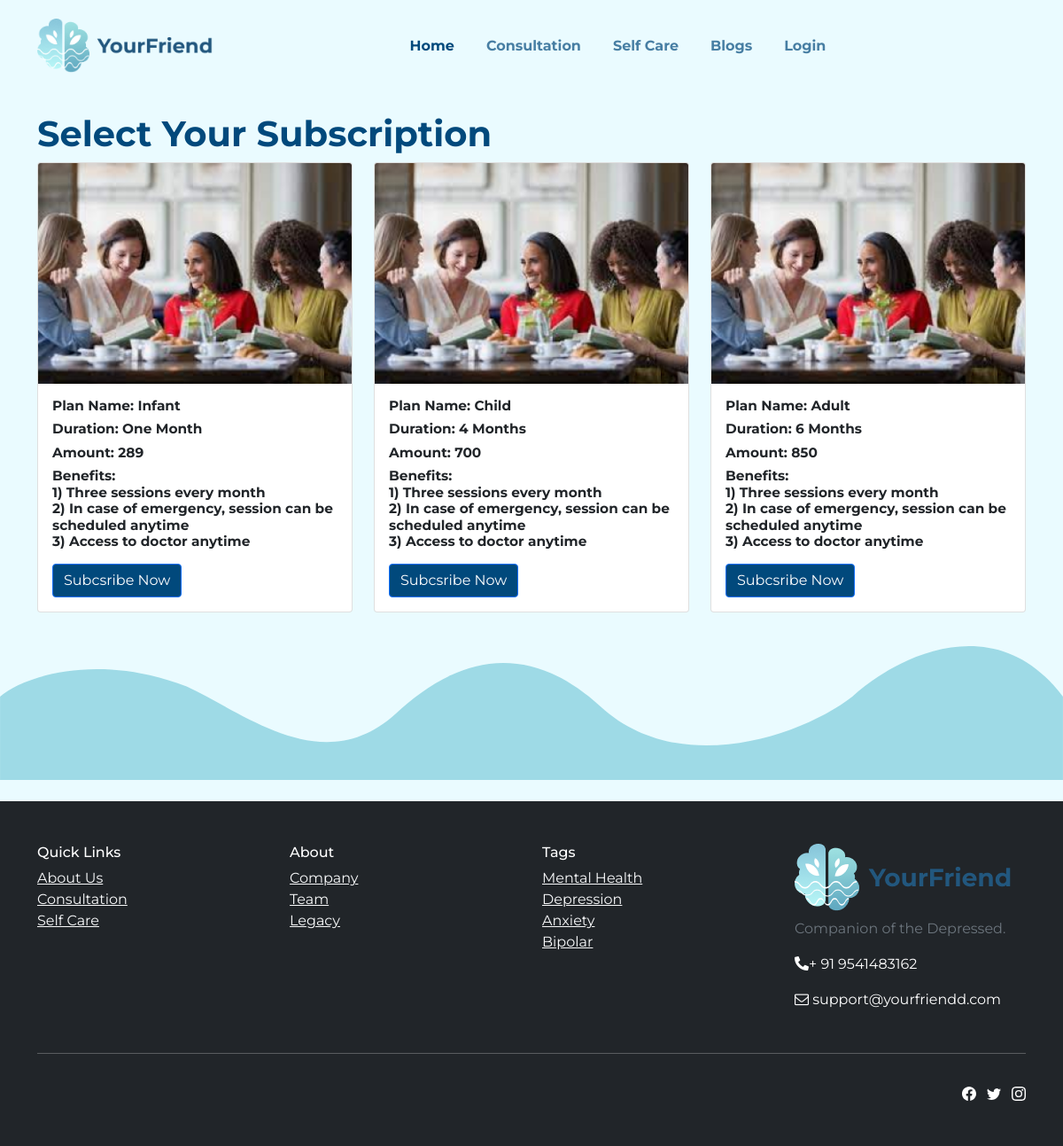
The app's page /auth/selectsubscription/, older data.
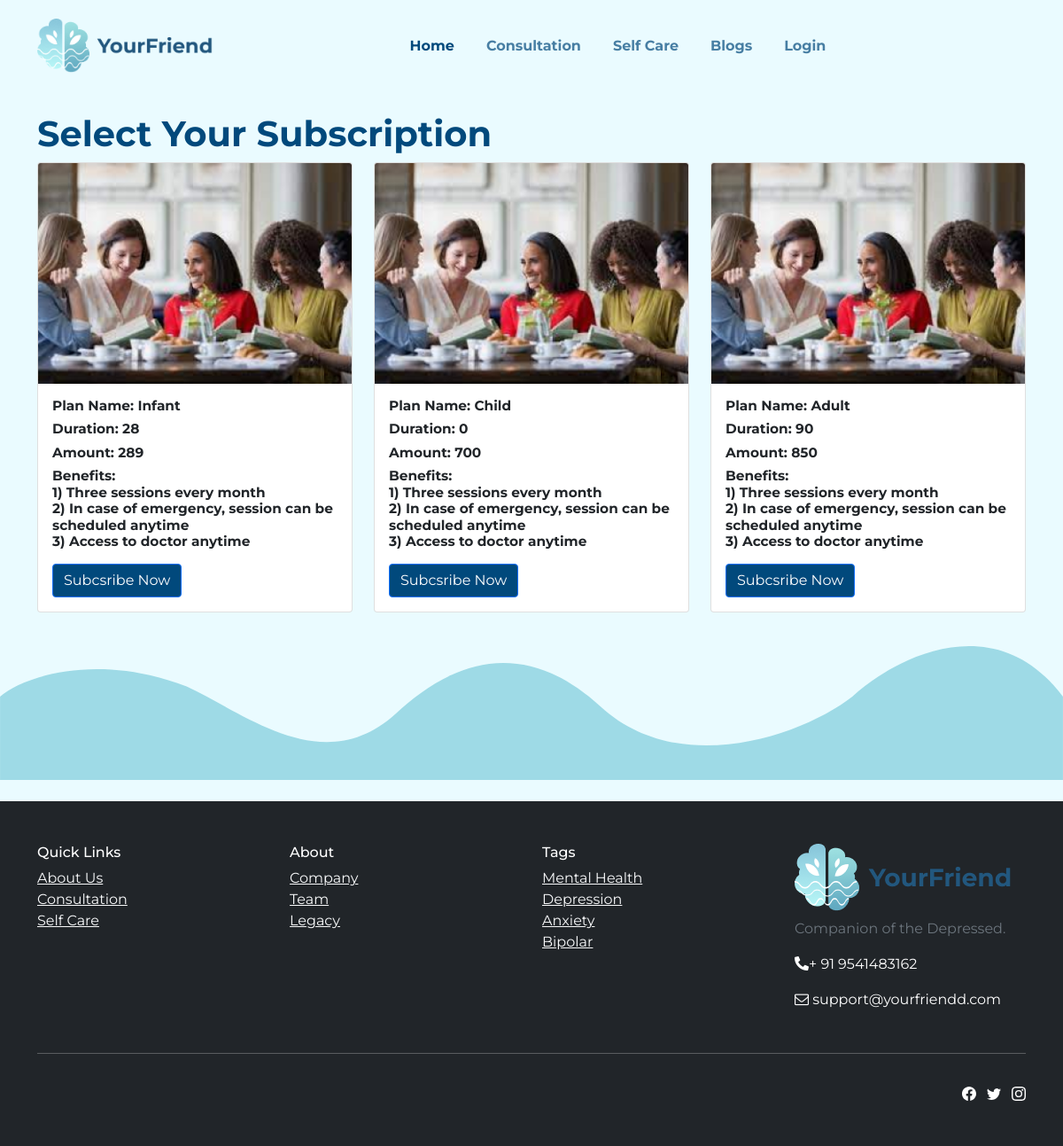
The same page, newer data.
### accounts/models.py (models this page shows, shortened)
class Subscription_Packs(models.Model):
    id = models.AutoField(primary_key=True)
    name = models.CharField(max_length = 200)
    period = models.PositiveIntegerField()
    amount = models.PositiveIntegerField()
    benefits = models.TextField()
    photo = models.ImageField(upload_to = 'media', default = 'one.jpg')
    class Meta:
        verbose_name_plural = "Subscription Packs"

### accounts/views.py (the view)
# urls.py: path('selectsubscription/', views.selectsubscription, name= "selectsubscription"),
def selectsubscription(request):
    subscription = Subscription_Packs.objects.all()
    context = {'subscription': subscription}
    return render(request, 'subscription.html', context)

### templates/subscription.html (shortened to what this page needs)
{% extends 'base.html' %}
{% block body %}
<br>
<section id="blog">
    <div class="container">
        <div class="row">
            <div class="col-md-12">
                <h1 style="color: #01497c;font-weight: bold;">Select Your Subscription </h1>
            </div>
        </div>
    </div>
    <div class="container">
        <div class="row">
            {% for p in subscription%}
            <div class="col-md-4">
                <div class="card"><img class="img-fluid card-img-top w-100 d-block" src="/static/assets/img/download%201.png">
                    <div class="card-body">
                        <h4 class="card-title" style="font-size: 15.376px;font-weight: bold;">Plan Name: {{p.name}}<br></h4>
                        <h4 class="card-title" style="font-size: 15.376px;font-weight: bold;">Duration: {{p.period}}<br></h4>
                        <h4 class="card-title" style="font-size: 15.376px;font-weight: bold;">Amount: {{p.amount}}<br></h4>
                        <h4 class="card-title" style="font-size: 15.376px;font-weight: bold;">Benefits: {{p.benefits | linebreaks}}</h4>
                       <a href = "/auth/selectsubscription/{{p.name}}"> <button class="btn btn-primary" type="button" style="background: #01497c;">Subcsribe Now</button></a>
                    </div>
                </div>
            </div>
            {% endfor %}
        </div>
    </div>
</section>
<section><img class="img-fluid" src="/static/assets/img/Vector%2025%20(1).svg"></section>
<br>
{% endblock body %}

### templates/base.html (shortened to what this page needs)
<!DOCTYPE html>
<html lang="en">
<head>
    <link rel="stylesheet" href="/static/assets/bootstrap/css/bootstrap.min.css">
    <link rel="stylesheet" href="/static/assets/fonts/fontawesome-all.min.css">
    <link rel="stylesheet" href="/static/assets/fonts/font-awesome.min.css">
    <link rel="stylesheet" href="/static/assets/fonts/fontawesome5-overrides.min.css">
    <link rel="stylesheet" href="/static/assets/css/Banner-Heading-Image.css">
    <link rel="stylesheet" href="https://cdnjs.cloudflare.com/ajax/libs/animate.css/3.5.2/animate.min.css">
    <link rel="stylesheet" href="https://cdnjs.cloudflare.com/ajax/libs/Swiper/6.4.8/swiper-bundle.min.css">
    <link rel="stylesheet" href="/static/assets/css/Navbar-Centered-Links.css">
    <link rel="stylesheet" href="/static/assets/css/Simple-Slider.css">
    <link rel="stylesheet" href="/static/assets/css/styles.css">
</head>
<body style="background: #eafbff;font-family: Montserrat, sans-serif;">
    <nav class="navbar navbar-light navbar-expand-md py-3">
        <div class="container"><a class="navbar-brand d-flex align-items-center" href="/"><span><img src="/static/assets/img/Group%207258.png" style="width: 199px;"></span></a>
            <div class="collapse navbar-collapse" id="navcol-3">
                <ul class="navbar-nav mx-auto">
                    <li class="nav-item"><a class="nav-link active" href="/" style="font-weight: bold;margin-right: 20px;color: rgb(1,73,124);">Home</a></li>
                    <li class="nav-item" style="font-weight: bold;"><a class="nav-link" href="/auth/doctors" style="font-weight: bold;margin-right: 20PX;color: rgb(1,73,124,0.7);">Consultation</a></li>
                    <li class="nav-item" style="font-weight: bold;"><a class="nav-link" href="#new" style="font-weight: bold;margin-right: 20px;color: rgb(1,73,124,0.7);">Self Care</a></li>
                    <li class="nav-item" style="font-weight: bold;"><a class="nav-link" href="#blog" style="font-weight: bold;margin-right: 20px;color: rgba(1,73,124,0.7);">Blogs</a></li>
                    {% if request.user.is_authenticated %} {% if request.user.is_consultant %}
                    <li class="nav-item" style="font-weight: bold;"><a class="nav-link" href="/auth/doctordashboard" style="font-weight: bold;margin-right: 20px;color: rgba(1,73,124,0.7);">Dashboard</a></li>
                    {% else %}
                    <li class="nav-item" style="font-weight: bold;"><a class="nav-link" href="/auth/myappointments" style="font-weight: bold;margin-right: 20px;color: rgb(1,73,124,0.7);">My Appointments</a></li>
                    {% endif %}
                    <li class="nav-item" style="font-weight: bold;"><a class="nav-link" href="/auth/logout" style="font-weight: bold;margin-right: 20px;color: rgba(1,73,124,0.7);">Logout</a></li>
                    {% else %}
                    <li class="nav-item" style="font-weight: bold;"><a class="nav-link" href="/auth/login" style="font-weight: bold;margin-right: 20px;color: rgba(1,73,124,0.7);">Login</a></li>
                    {% endif %}
                </ul>
            </div>
        </div>
    </nav>
    {% block body %}{% endblock body %}
    <footer class="text-white bg-dark">
        <div class="container py-4 py-lg-5">
            <div class="row justify-content-center">
                <div class="col-lg-3 text-center text-lg-start d-flex flex-column align-items-center order-first align-items-lg-start order-lg-last item social">
                    <div class="fw-bold d-flex align-items-center mb-2"><span><img class="img-fluid" src="/static/assets/img/Group%207258.png"></span></div>
                    <p class="text-muted copyright">Companion of the Depressed.</p>
                    <p><i class="fas fa-phone-alt"></i>+ 91 9541483162</p>
                    <p><i class="fa fa-envelope-o"></i>&nbsp;support@yourfriendd.com</p>
                </div>
                <div class="col-sm-4 col-md-3 text-center text-lg-start d-flex flex-column item">
                    <h3 class="fs-6 text-white">Quick Links</h3>
                    <ul class="list-unstyled">
                        <li><a class="text-light" href="#">About Us</a></li>
                        <li><a class="link-light" href="#">Consultation</a></li>
                        <li><a class="link-light" href="#">Self Care</a></li>
                    </ul>
                </div>
                <div class="col-sm-4 col-md-3 text-center text-lg-start d-flex flex-column item">
                    <h3 class="fs-6 text-white">About</h3>
                    <ul class="list-unstyled">
                        <li><a class="link-light" href="#">Company</a></li>
                        <li><a class="link-light" href="#">Team</a></li>
                        <li><a class="link-light" href="#">Legacy</a></li>
                    </ul>
                </div>
                <div class="col-sm-4 col-md-3 text-center text-lg-start d-flex flex-column item">
                    <h3 class="fs-6 text-white">Tags</h3>
                    <ul class="list-unstyled">
                        <li><a class="link-light" href="#">Mental Health</a></li>
                        <li><a class="link-light" href="#">Depression</a></li>
                        <li><a class="link-light" href="#">Anxiety</a></li>
                        <li><a class="link-light" href="#">Bipolar</a></li>
                    </ul>
                </div>
            </div>
            <hr>
            <div class="d-flex justify-content-between align-items-center pt-3">
                <ul class="list-inline mb-0">
                    <li class="list-inline-item"></li>
                    <li class="list-inline-item"></li>
                    <li class="list-inline-item"></li>
                </ul>
            </div>
        </div>
    </footer>
</body>
</html>

Row changes from the older to the newer data that the page shows:
changed Subscription_Packs "Infant": period "One Month" → "28"
changed Subscription_Packs "Child": period "4 Months" → "0"
changed Subscription_Packs "Adult": period "6 Months" → "90"
